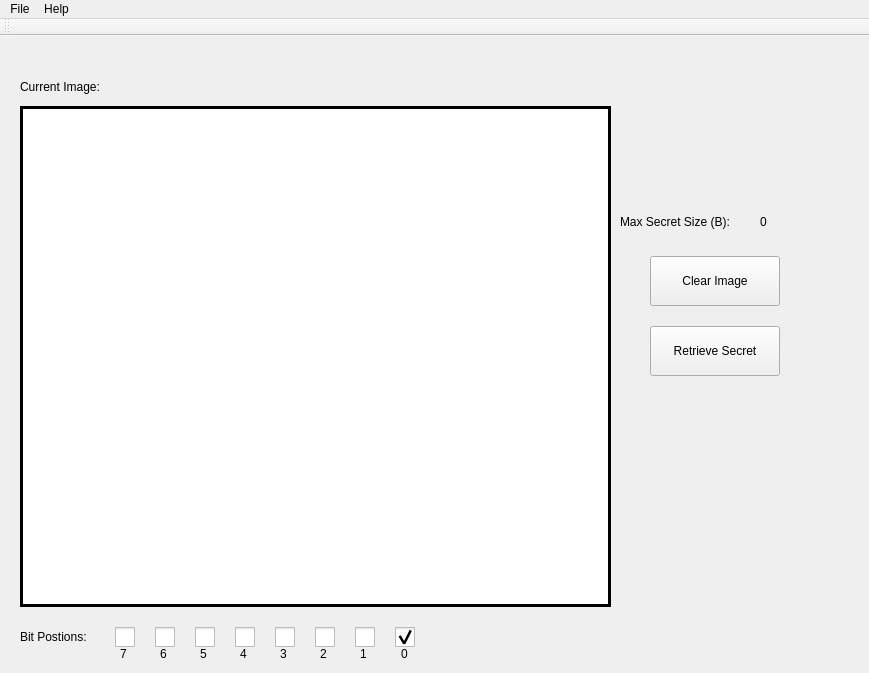
<?xml version="1.0" encoding="UTF-8"?>
<ui version="4.0">
 <class>MainWindow</class>
 <widget class="QMainWindow" name="MainWindow">
  <property name="windowModality">
   <enum>Qt::NonModal</enum>
  </property>
  <property name="geometry">
   <rect>
    <x>0</x>
    <y>0</y>
    <width>869</width>
    <height>673</height>
   </rect>
  </property>
  <property name="acceptDrops">
   <bool>true</bool>
  </property>
  <property name="windowTitle">
   <string>Bitmap Image Embedder</string>
  </property>
  <property name="autoFillBackground">
   <bool>false</bool>
  </property>
  <property name="styleSheet">
   <string notr="true">QCheckBox::indicator
 {
width: 20px;
height: 20px;
}
</string>
  </property>
  <widget class="QWidget" name="centralWidget">
   <widget class="QCheckBox" name="bit7">
    <property name="geometry">
     <rect>
      <x>115</x>
      <y>590</y>
      <width>22</width>
      <height>22</height>
     </rect>
    </property>
    <property name="text">
     <string/>
    </property>
    <property name="iconSize">
     <size>
      <width>20</width>
      <height>20</height>
     </size>
    </property>
    <property name="tristate">
     <bool>false</bool>
    </property>
   </widget>
   <widget class="QCheckBox" name="bit6">
    <property name="geometry">
     <rect>
      <x>155</x>
      <y>590</y>
      <width>22</width>
      <height>22</height>
     </rect>
    </property>
    <property name="text">
     <string/>
    </property>
    <property name="iconSize">
     <size>
      <width>20</width>
      <height>20</height>
     </size>
    </property>
   </widget>
   <widget class="QCheckBox" name="bit5">
    <property name="geometry">
     <rect>
      <x>195</x>
      <y>590</y>
      <width>22</width>
      <height>22</height>
     </rect>
    </property>
    <property name="text">
     <string/>
    </property>
   </widget>
   <widget class="QCheckBox" name="bit4">
    <property name="geometry">
     <rect>
      <x>235</x>
      <y>590</y>
      <width>22</width>
      <height>22</height>
     </rect>
    </property>
    <property name="text">
     <string/>
    </property>
   </widget>
   <widget class="QCheckBox" name="bit3">
    <property name="geometry">
     <rect>
      <x>275</x>
      <y>590</y>
      <width>22</width>
      <height>22</height>
     </rect>
    </property>
    <property name="text">
     <string/>
    </property>
   </widget>
   <widget class="QCheckBox" name="bit2">
    <property name="geometry">
     <rect>
      <x>315</x>
      <y>590</y>
      <width>22</width>
      <height>22</height>
     </rect>
    </property>
    <property name="text">
     <string/>
    </property>
   </widget>
   <widget class="QCheckBox" name="bit1">
    <property name="geometry">
     <rect>
      <x>355</x>
      <y>590</y>
      <width>22</width>
      <height>22</height>
     </rect>
    </property>
    <property name="text">
     <string/>
    </property>
   </widget>
   <widget class="QCheckBox" name="bit0">
    <property name="geometry">
     <rect>
      <x>395</x>
      <y>590</y>
      <width>22</width>
      <height>22</height>
     </rect>
    </property>
    <property name="text">
     <string/>
    </property>
    <property name="checked">
     <bool>true</bool>
    </property>
   </widget>
   <widget class="QPushButton" name="retrieveBtn">
    <property name="geometry">
     <rect>
      <x>650</x>
      <y>290</y>
      <width>130</width>
      <height>50</height>
     </rect>
    </property>
    <property name="text">
     <string>Retrieve Secret</string>
    </property>
   </widget>
   <widget class="QLabel" name="label">
    <property name="geometry">
     <rect>
      <x>620</x>
      <y>160</y>
      <width>141</width>
      <height>51</height>
     </rect>
    </property>
    <property name="text">
     <string>Max Secret Size (B):</string>
    </property>
   </widget>
   <widget class="QLabel" name="fileSize">
    <property name="geometry">
     <rect>
      <x>760</x>
      <y>170</y>
      <width>71</width>
      <height>31</height>
     </rect>
    </property>
    <property name="text">
     <string>0</string>
    </property>
   </widget>
   <widget class="ImageView" name="mainImage">
    <property name="geometry">
     <rect>
      <x>20</x>
      <y>70</y>
      <width>591</width>
      <height>501</height>
     </rect>
    </property>
    <property name="styleSheet">
     <string notr="true"/>
    </property>
    <property name="frameShape">
     <enum>QFrame::Box</enum>
    </property>
    <property name="frameShadow">
     <enum>QFrame::Plain</enum>
    </property>
    <property name="lineWidth">
     <number>3</number>
    </property>
    <property name="midLineWidth">
     <number>1</number>
    </property>
    <property name="alignment">
     <set>Qt::AlignLeading|Qt::AlignLeft|Qt::AlignTop</set>
    </property>
    <property name="dragMode">
     <enum>QGraphicsView::ScrollHandDrag</enum>
    </property>
    <property name="transformationAnchor">
     <enum>QGraphicsView::NoAnchor</enum>
    </property>
    <property name="resizeAnchor">
     <enum>QGraphicsView::NoAnchor</enum>
    </property>
   </widget>
   <widget class="QPushButton" name="clearCarrierBtn">
    <property name="geometry">
     <rect>
      <x>650</x>
      <y>220</y>
      <width>130</width>
      <height>50</height>
     </rect>
    </property>
    <property name="text">
     <string>Clear Image</string>
    </property>
   </widget>
   <widget class="QLabel" name="label_2">
    <property name="geometry">
     <rect>
      <x>20</x>
      <y>590</y>
      <width>91</width>
      <height>21</height>
     </rect>
    </property>
    <property name="text">
     <string>Bit Postions:</string>
    </property>
   </widget>
   <widget class="QLabel" name="label_3">
    <property name="geometry">
     <rect>
      <x>401</x>
      <y>610</y>
      <width>16</width>
      <height>16</height>
     </rect>
    </property>
    <property name="text">
     <string>0</string>
    </property>
   </widget>
   <widget class="QLabel" name="label_4">
    <property name="geometry">
     <rect>
      <x>120</x>
      <y>610</y>
      <width>16</width>
      <height>16</height>
     </rect>
    </property>
    <property name="text">
     <string>7</string>
    </property>
   </widget>
   <widget class="QLabel" name="label_5">
    <property name="geometry">
     <rect>
      <x>160</x>
      <y>610</y>
      <width>16</width>
      <height>16</height>
     </rect>
    </property>
    <property name="text">
     <string>6</string>
    </property>
   </widget>
   <widget class="QLabel" name="label_6">
    <property name="geometry">
     <rect>
      <x>200</x>
      <y>610</y>
      <width>16</width>
      <height>16</height>
     </rect>
    </property>
    <property name="text">
     <string>5</string>
    </property>
   </widget>
   <widget class="QLabel" name="label_7">
    <property name="geometry">
     <rect>
      <x>240</x>
      <y>610</y>
      <width>16</width>
      <height>16</height>
     </rect>
    </property>
    <property name="text">
     <string>4</string>
    </property>
   </widget>
   <widget class="QLabel" name="label_8">
    <property name="geometry">
     <rect>
      <x>280</x>
      <y>610</y>
      <width>16</width>
      <height>16</height>
     </rect>
    </property>
    <property name="text">
     <string>3</string>
    </property>
   </widget>
   <widget class="QLabel" name="label_9">
    <property name="geometry">
     <rect>
      <x>320</x>
      <y>610</y>
      <width>16</width>
      <height>16</height>
     </rect>
    </property>
    <property name="text">
     <string>2</string>
    </property>
   </widget>
   <widget class="QLabel" name="label_10">
    <property name="geometry">
     <rect>
      <x>360</x>
      <y>610</y>
      <width>16</width>
      <height>16</height>
     </rect>
    </property>
    <property name="text">
     <string>1</string>
    </property>
   </widget>
   <widget class="QLabel" name="label_11">
    <property name="geometry">
     <rect>
      <x>20</x>
      <y>40</y>
      <width>101</width>
      <height>21</height>
     </rect>
    </property>
    <property name="text">
     <string>Current Image:</string>
    </property>
   </widget>
   <widget class="QLabel" name="displayImgPath">
    <property name="geometry">
     <rect>
      <x>120</x>
      <y>40</y>
      <width>661</width>
      <height>21</height>
     </rect>
    </property>
    <property name="text">
     <string/>
    </property>
   </widget>
  </widget>
  <widget class="QToolBar" name="toolBar">
   <property name="windowTitle">
    <string>toolBar</string>
   </property>
   <attribute name="toolBarArea">
    <enum>TopToolBarArea</enum>
   </attribute>
   <attribute name="toolBarBreak">
    <bool>false</bool>
   </attribute>
  </widget>
  <widget class="QMenuBar" name="menuBar">
   <property name="geometry">
    <rect>
     <x>0</x>
     <y>0</y>
     <width>869</width>
     <height>28</height>
    </rect>
   </property>
   <widget class="QMenu" name="menuFile">
    <property name="title">
     <string>File</string>
    </property>
    <addaction name="actionClear_Image"/>
    <addaction name="actionRetrieve_Secret"/>
   </widget>
   <widget class="QMenu" name="menuHelp">
    <property name="title">
     <string>Help</string>
    </property>
    <addaction name="actionHow_to_Use"/>
   </widget>
   <addaction name="menuFile"/>
   <addaction name="menuHelp"/>
  </widget>
  <action name="actionClear_Image">
   <property name="text">
    <string>Clear Image</string>
   </property>
  </action>
  <action name="actionRetrieve_Secret">
   <property name="text">
    <string>Retrieve Secret</string>
   </property>
  </action>
  <action name="actionHow_to_Use">
   <property name="text">
    <string>How to Use</string>
   </property>
  </action>
 </widget>
 <layoutdefault spacing="6" margin="11"/>
 <customwidgets>
  <customwidget>
   <class>ImageView</class>
   <extends>QGraphicsView</extends>
   <header>imageView.h</header>
  </customwidget>
 </customwidgets>
 <resources/>
 <connections/>
</ui>
